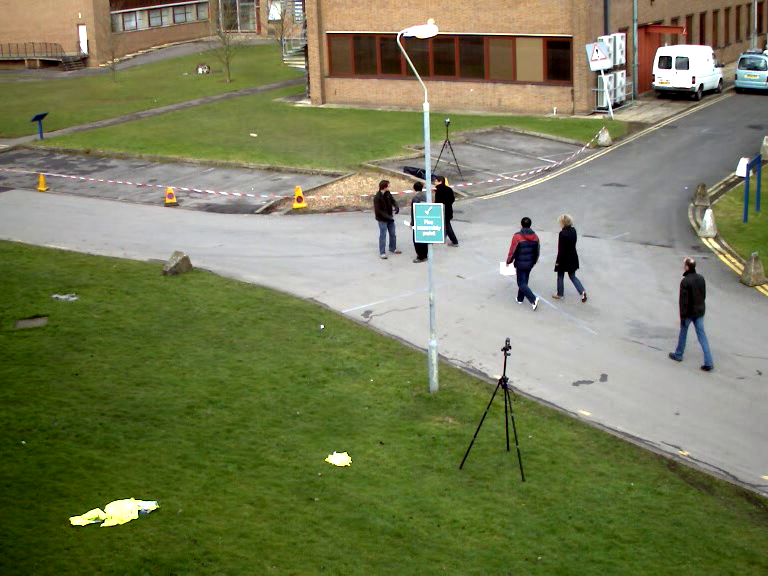
#> input picture doc/qa/background-lama/street-source.png, 768 x 576 px
$ python check_patch_refinement.py
#> lines starting #> are read from the running program, lines starting #| are printed output that depends on the picture; after the words box and inside, x2 and y2 are one past the last pixel; in counts of white or black regions, pixels touching at a corner belong together; pictures that were not available may be replaced by others from this repository, and a replacement may not be noted
"""Repeatable optional texture-refinement comparison; never assigns scores."""
from pathlib import Path
import argparse
import hashlib
import json
import subprocess
import time
import numpy as np
from PIL import Image, ImageDraw

ROOT = Path(__file__).resolve().parents[1]

def main():
    parser = argparse.ArgumentParser()
    parser.add_argument('--binary', type=Path, default=ROOT/'experiments/inpaint/target/release/inpaint-experiment')
    args = parser.parse_args()
    data = ROOT/'doc/qa/background-lama'
    out = ROOT/'test/results/patch-refinement'
    out.mkdir(parents=True, exist_ok=True)
    report = []
    for case, result_file in [('street', 'street-http.png'), ('crowd', 'crowd-http-fixed.png'), ('architecture', 'architecture-http-fixed.png')]:
        source = Image.open(data/f'{case}-source.png').convert('RGBA')
#> source is the input picture: PIL image 768x576 RGBA; mean R, G, B, A 120.4, 125.3, 88.9, 255
        original = np.asarray(source)
        candidate = Image.open(data/result_file).convert('RGBA')
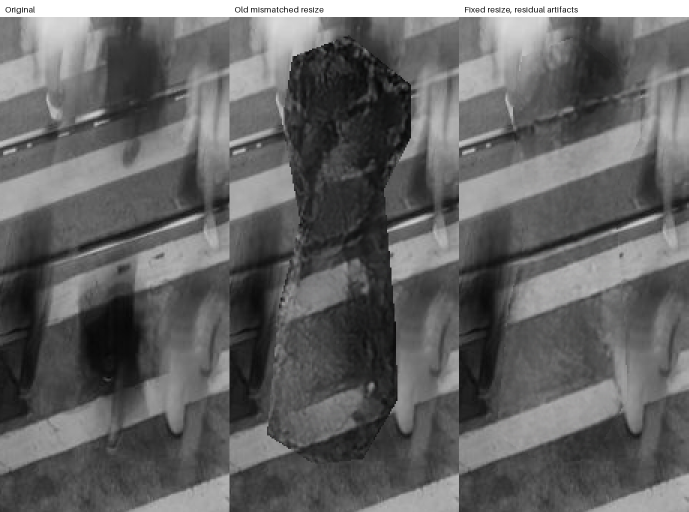
#> input picture doc/qa/background-lama/crowd-detail-comparison.png, 1377 x 1024 px, given in place of street-http.png, which was not available (shown at 1/2 size)
        target = np.asarray(Image.open(data/f'{case}-mask.png').convert('L'))
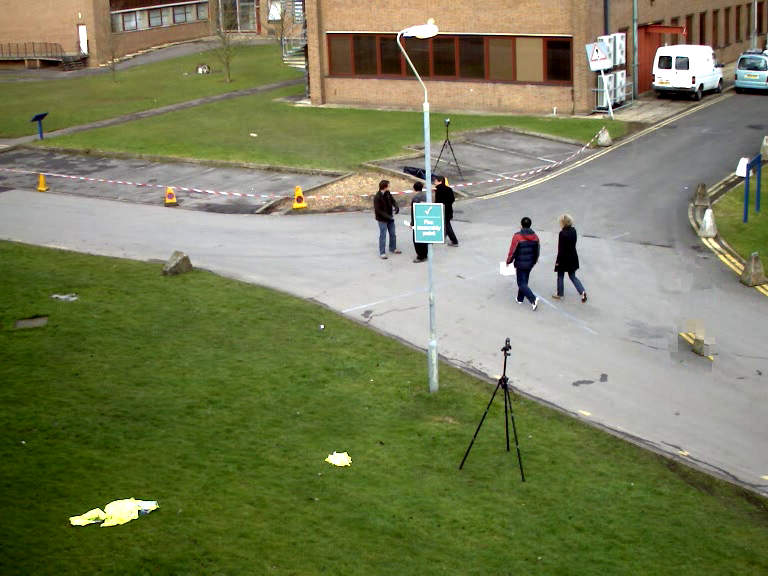
#> input picture doc/qa/background-lama/street-exemplar-canonical.png, 768 x 576 px, given in place of street-mask.png, which was not available
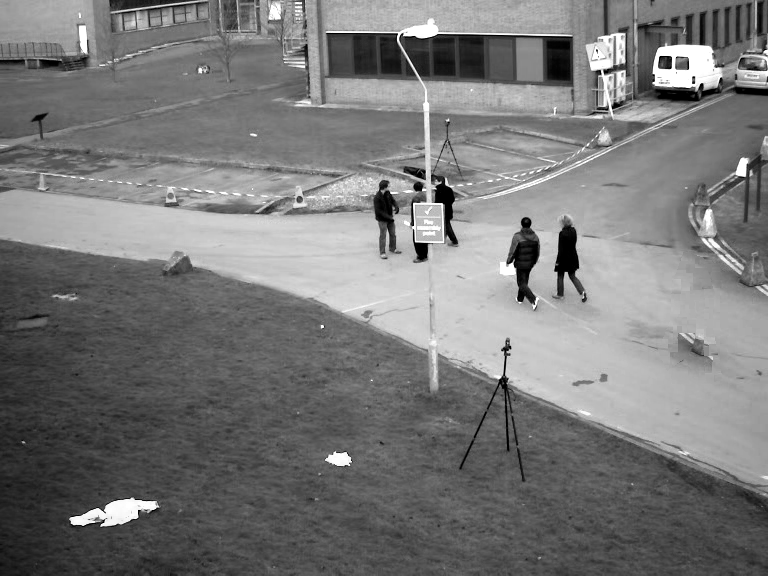
#> target: shape (576, 768); min 0, max 255, mean 120.2
        protect_file = data/f'{case}-protect.png'
        protect = np.asarray(Image.open(protect_file).convert('L')) if protect_file.exists() else np.zeros(target.shape, np.uint8)
        canonical=(target>0)&(protect==0)&(original[:,:,3]>0)
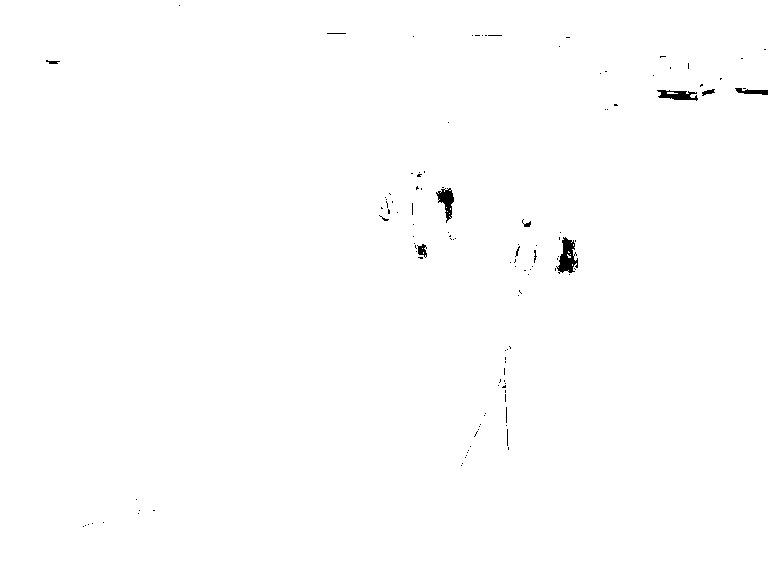
#> canonical: shape (576, 768) bool; 99.6% white; 121 black regions (112 under 20 px), largest, box (x1, y1, x2, y2) and area: (556, 237, 578, 274) 440, (436, 188, 454, 223) 296, (657, 90, 698, 101) 269
        canonical_protect=protect>0
        # Restore immutable pixels in both results under the exact same
        # full-resolution PNG target, without graph-mask quantization.
        baseline=np.array(candidate)
#> (the run stopped early here; a loop or call above may not have finished)
